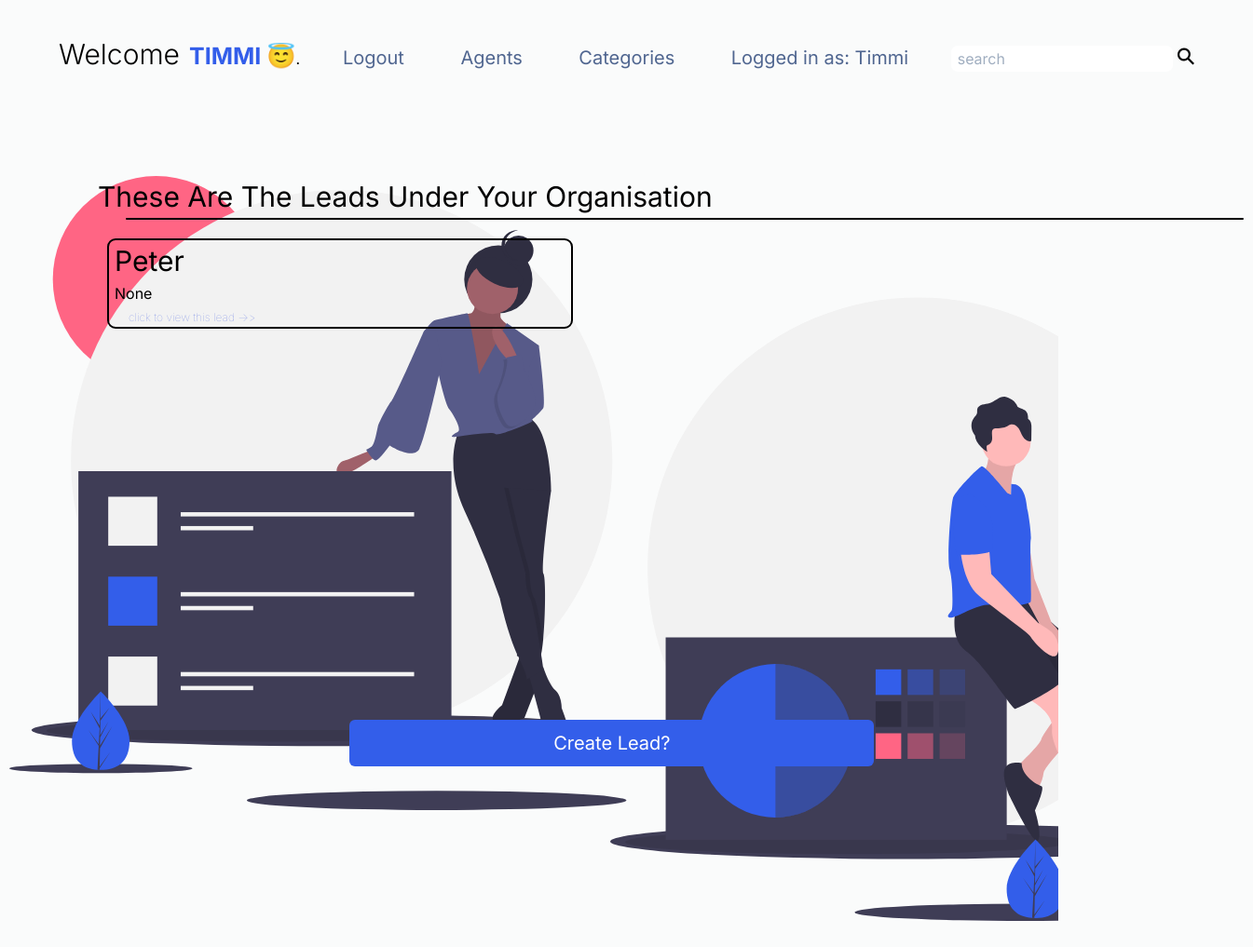
The page /lead-list (signed in) on the database as committed earlier.
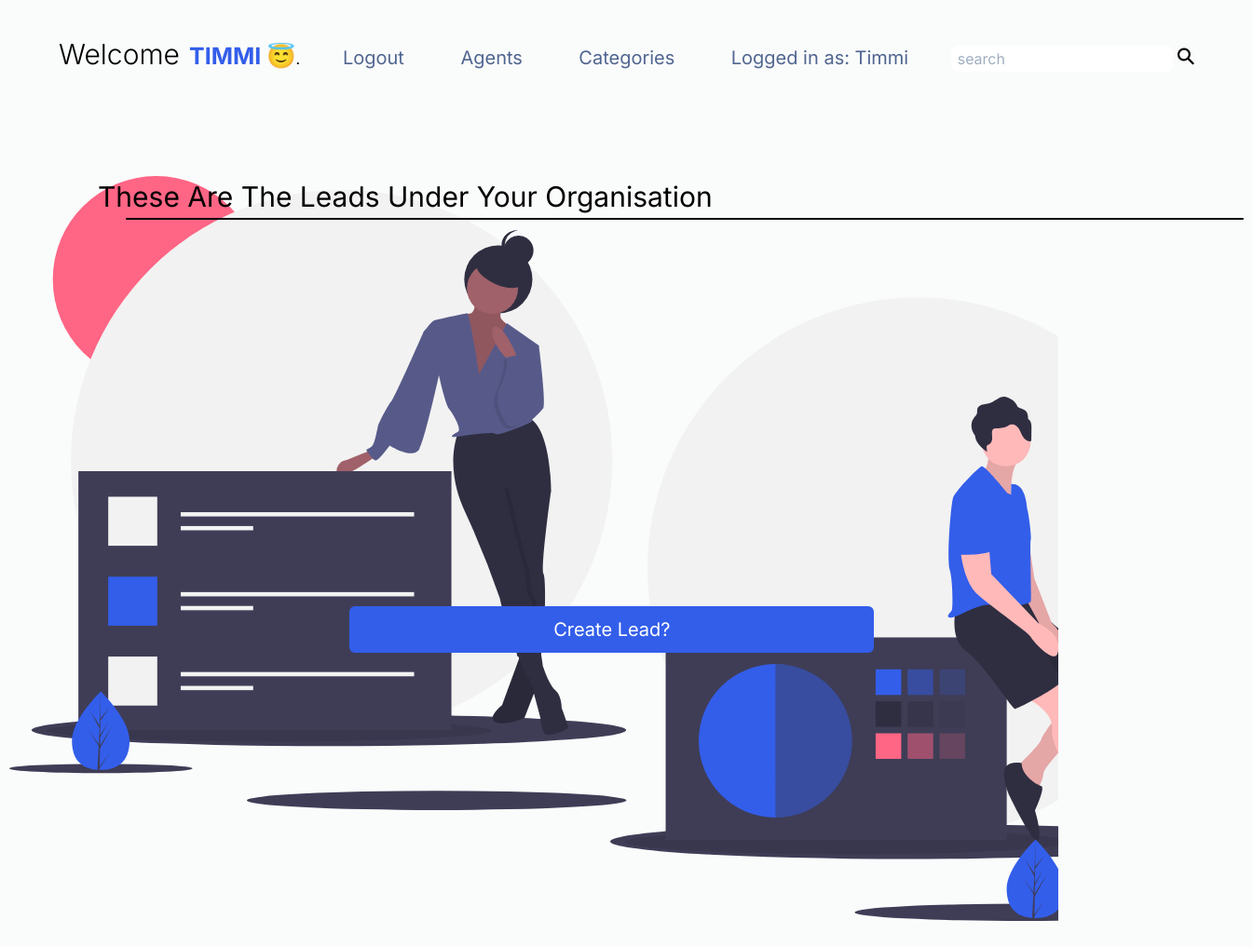
The same page on the database as committed later.
### CRMapp/models.py (models this page shows, shortened)
class Lead(models.Model):
    first_name = models.CharField(max_length=20)
    last_name = models.CharField(max_length=20)
    age = models.IntegerField(default=0)
    description = models.TextField(null=True, blank=True)
    agent = models.ForeignKey("Agent", on_delete=models.SET_NULL, null=True, blank=True)
    date_added = models.DateTimeField(auto_now_add=True)
    organisation = models.ForeignKey("Auto", on_delete=models.CASCADE)
    category = models.ForeignKey("Category", on_delete=models.SET_NULL, null=True, blank=True, related_name='leads')
    created_at = models.DateTimeField(default=datetime.now, blank=True, null=True)

### CRMapp/views.py (the view)
# urls.py: path('lead-list', views.Lead_list.as_view(), name='lead-list'),
class Lead_list(LoginRequiredMixin, generic.ListView):
    template_name = 'lead-list.html'
    context_object_name = "leads"
    def get_queryset(self):
        if self.request.user.is_organisor:
            queryset = Lead.objects.filter(organisation = self.request.user.auto, agent__isnull=False)
        else:
            queryset = Lead.objects.filter(agent = self.request.user.agent)
        return queryset
    def get_context_data(self, **kwargs):
        context = super(Lead_list, self).get_context_data(**kwargs)
        if self.request.user.is_organisor:
            queryset = Lead.objects.filter(organisation = self.request.user.auto)
        else:
            queryset = Lead.objects.filter(agent = self.request.user.agent)
        search_input = self.request.GET.get('search') or ''
        if search_input:
            context['leads'] = queryset.filter(first_name__icontains = search_input)
            context['search'] = search_input
        context.update(
                {
                    'unassigned_leads': queryset.filter(agent__isnull=True),
                }
            )
        return context

### CRMapp/templates/lead-list.html (shortened to what this page needs)
<!DOCTYPE html>
<html lang="en">
<head>
    <link href="https://unpkg.com/tailwindcss@^1.0/dist/tailwind.min.css" rel="stylesheet">
    {% load static %}
    <link rel="stylesheet" href="{% static 'styless.css' %}">
</head>
<body>
    <nav>
        <h1 class="hello">Welcome</h1>
        <span>{{request.user.username}} &#128519;</span>.
        <div class="nav-contents">
            <ul>
               <li><a href="{% url 'logout' %}">Logout</a></li>
               {% if request.user.is_organisor %}
               <li><a  href="{% url 'agents:agent-list' %}">Agents</a></li>
               {% else %}
               <li><a href="{% url 'leads:new-leadcategory' %}">New Leads</a></li>
               {% endif %}
               {% if request.user.is_organisor %}
               <li><a  href="{% url 'leads:category' %}">Categories</a></li>
               {% endif %}
               <li>Logged in as: <span style="text-transform: capitalize;">{{request.user.username}}</span></li>
            </ul>
        </div>
            <div class="search">
                <form method="get">
                    <input type="search" placeholder=" search" name="search" value="{{search}}">
                    <button><div class="search-icon">&#9906;</div></button>
                </form>
            </div>
    </nav>
<div class="background-img">
    <div class="container">
        {% if request.user.is_organisor %}
        <p id="text-p">These are the Leads under your organisation</p>
        {% else %}
        <p id="text-p">These are the Leads for your management</p>
        {% endif %}
        <div class="lead">
                {% for lead in leads %}
                <p>
                    <a class="text-3xl" style="text-transform: capitalize;" >{{lead.first_name}}</a><br>
                    <a>
                        {{lead.description|truncatewords:30}}
                    </a><br>
                    <span class="text"><a href="{% url 'leads:lead-detail' lead.id %}">click to view this lead ->></a></span>
                </p>
                {% endfor %}
            </div>
        <div class="bottom">
            {% if request.user.is_organisor %}
            <a href="{% url 'leads:lead-create' %}"><button class="w-full text-black hover:bg-blue-500  px-3 py-2 rounded-md">Create Lead?</button></a>
            {% endif %}
        </div>
    </div>
</div>
</body>
</html>

Rows that differ between the two databases and show on the page:
removed Lead: first_name "Peter", description "None"
